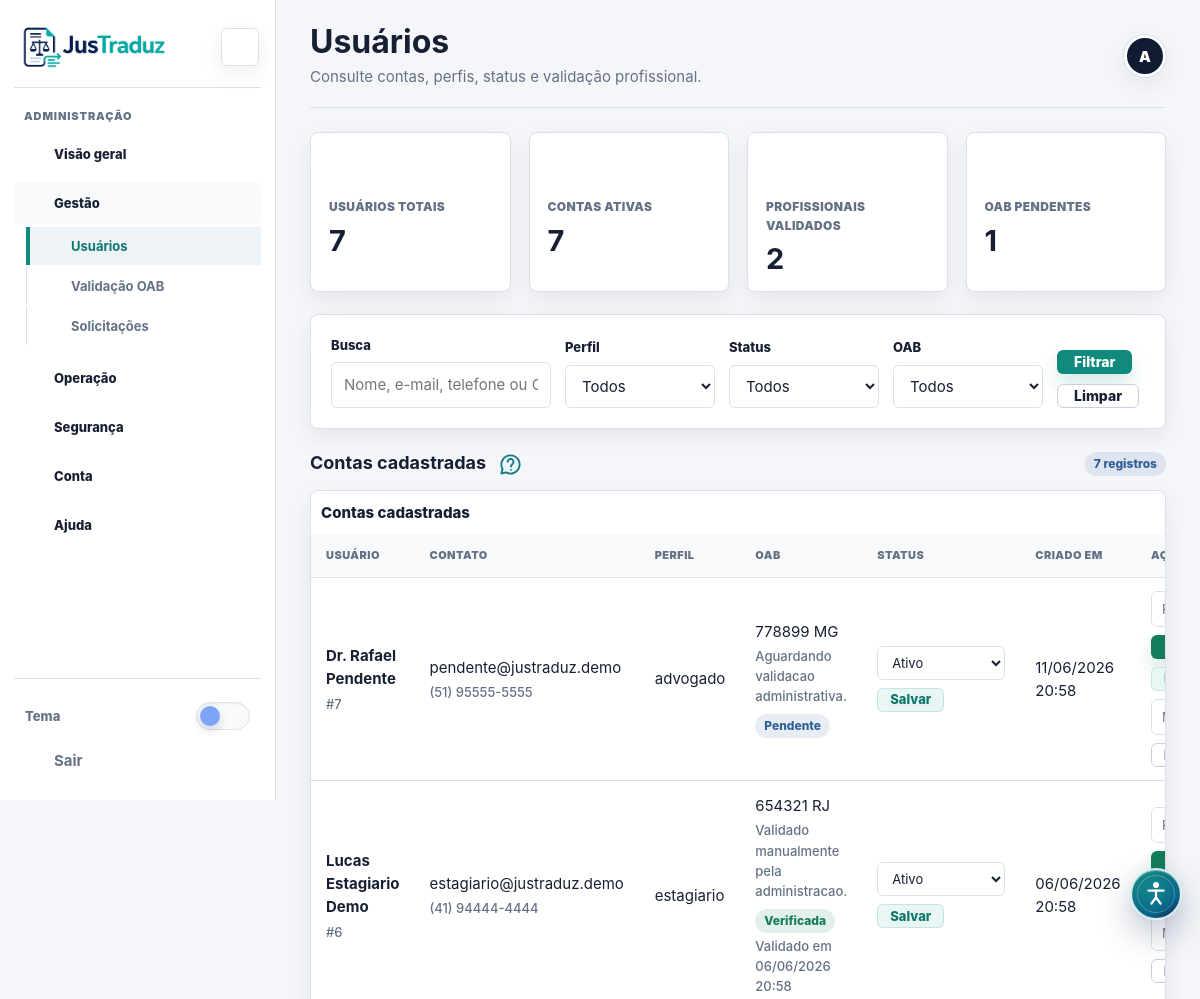
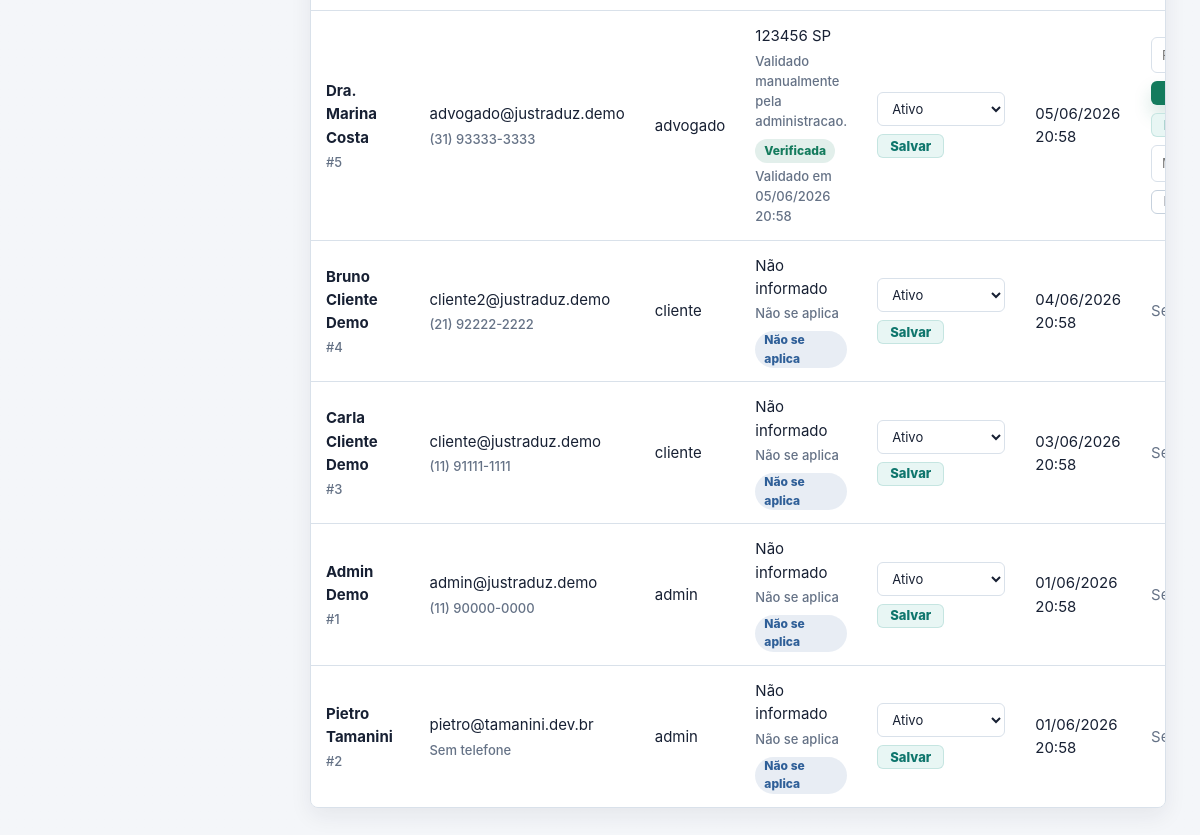
Screenshot of /frontend/admin/usuarios.php (signed in) with the database file from the repository (2 pictures, top to bottom).
### tables this page shows
CREATE TABLE IF NOT EXISTS users (
    id INT AUTO_INCREMENT PRIMARY KEY,
    nome VARCHAR(100) NOT NULL,
    email VARCHAR(100) UNIQUE NOT NULL,
    senha VARCHAR(255) NOT NULL,
    tipo ENUM('cliente', 'advogado', 'estagiario', 'admin') NOT NULL,
    
    oab VARCHAR(20),
    oab_uf VARCHAR(10),
    oab_status VARCHAR(50),
    oab_rejection_reason TEXT NULL,
    oab_submitted_at DATETIME NULL,
    oab_validated_at DATETIME NULL,
    oab_validated_by INT NULL,
    oab_parametro TEXT,
    oab_verificado BOOLEAN DEFAULT FALSE,

     
    oab_tipo VARCHAR(50),
    status_cna ENUM('pendente', 'verificado', 'invalido', 'nao_encontrado') DEFAULT 'pendente',
    cna_validado_em DATETIME NULL,
    cna_origem VARCHAR(50) NULL,
    cna_payload_cache TEXT NULL,
    cna_ultimo_erro TEXT NULL,
    cna_tentativas INT DEFAULT 0,
    
    telefone VARCHAR(25),
    cpf VARCHAR(14),
    foto_perfil VARCHAR(255),
    google_sub VARCHAR(255) UNIQUE,
    google_picture VARCHAR(255),
    google_linked_at DATETIME NULL,
    provider VARCHAR(30) NULL,
    profile_completed BOOLEAN DEFAULT TRUE,
    email_verified_at DATETIME NULL,
    status ENUM('ativo','inativo') DEFAULT 'ativo',
    created_at TIMESTAMP DEFAULT CURRENT_TIMESTAMP,
    updated_at DATETIME NULL DEFAULT NULL ON UPDATE CURRENT_TIMESTAMP,
    INDEX idx_users_tipo_status (tipo, status),
    INDEX idx_users_oab_status (oab_status),
    INDEX idx_users_provider (provider),
    INDEX idx_users_google_sub (google_sub),
    FOREIGN KEY (oab_validated_by) REFERENCES users(id) ON DELETE SET NULL
) DEFAULT CHARSET=utf8mb4;

### frontend/admin/usuarios.php (called while the page is built)
<?php
require dirname(__DIR__) . '/pages/admin/usuarios.php';

### frontend/app/support/database.php (called while the page is built, shortened)
<?php
function count_query(PDO $pdo, string $sql, array $params = []): int
{
    $stmt = $pdo->prepare($sql);
    $stmt->execute($params);
    return (int) $stmt->fetchColumn();
}
function fetch_all(PDO $pdo, string $sql, array $params = []): array
{
    $stmt = $pdo->prepare($sql);
    $stmt->execute($params);
    return $stmt->fetchAll();
}

### frontend/app/support/session.php (called while the page is built, shortened)
<?php
function is_logged_in(): bool
{
    return isset($_SESSION['logado']) && $_SESSION['logado'] === true;
}
function current_user_id(): int
{
    return (int) ($_SESSION['id'] ?? 0);
}

### frontend/app/support/http.php (called while the page is built, shortened)
<?php
function e(?string $value): string
{
    return htmlspecialchars((string) $value, ENT_QUOTES, 'UTF-8');
}

### backend/app/config/app.php (called while the page is built, shortened)
<?php
function app_base_path(): string
{
    static $basePath = null;
    if ($basePath !== null) {
        return $basePath;
    }
    $override = getenv('APP_BASE_PATH');
    if ($override !== false) {
        $basePath = rtrim('/' . trim((string) $override, '/'), '/');
        return $basePath === '/' ? '' : $basePath;
    }
    $basePath = '';
    return $basePath;
}
function app_url(string $path = ''): string
{
    $path = '/' . ltrim($path, '/');
    return app_base_path() . ($path === '/' ? '' : $path);
}

### frontend/pages/admin/usuarios.php (the view, shortened to what this page needs)
<?php
require_once dirname(__DIR__, 2) . '/app/bootstrap.php';
function admin_oab_label(array $user): string
{
    if (!in_array($user['tipo'], ['advogado', 'estagiario'], true)) {
        return 'Não se aplica';
    }
    if ((int) ($user['oab_verificado'] ?? 0) === 1) {
        return 'Verificada';
    }
    $status = (string) ($user['status_cna'] ?? 'pendente');
    return match ($status) {
        'invalido' => 'Inválida',
        'nao_encontrado' => 'Não encontrada',
        'verificado' => 'Verificada',
        default => 'Pendente',
    };
}
function admin_oab_badge_class(array $user): string
{
    if (!in_array($user['tipo'], ['advogado', 'estagiario'], true)) {
        return 'badge-info';
    }
    if ((int) ($user['oab_verificado'] ?? 0) === 1 || ($user['status_cna'] ?? '') === 'verificado') {
        return 'badge-success';
    }
    return 'badge-info';
}
$q = trim((string) ($_GET['q'] ?? ''));
$params = [];
$sql = 'SELECT id, nome, email, tipo, telefone, oab, oab_uf, oab_status, oab_verificado, status_cna, cna_validado_em, cna_origem, cna_ultimo_erro, status, created_at FROM users';
$sql .= ' ORDER BY created_at DESC';
$users = fetch_all($pdo, $sql, $params);
$userTotal = count_query($pdo, 'SELECT COUNT(*) FROM users');
$activeTotal = count_query($pdo, "SELECT COUNT(*) FROM users WHERE status = 'ativo'");
$verifiedProfessionalTotal = count_query($pdo, "SELECT COUNT(*) FROM users WHERE tipo IN ('advogado', 'estagiario') AND oab_verificado = TRUE");
$pendingProfessionalTotal = count_query(
    $pdo,
    "SELECT COUNT(*) FROM users
     WHERE tipo IN ('advogado', 'estagiario')
       AND oab_verificado = FALSE
       AND COALESCE(status_cna, 'pendente') = 'pendente'
       AND COALESCE(oab, '') <> ''
       AND COALESCE(oab_uf, '') <> ''"
);
?>
<!DOCTYPE html>
<html lang="pt-BR">
<head>
  <link rel="stylesheet" href="../assets/css/style.css?v=sidebar-open-button-1">
</head>
<body>
  <div class="app-shell admin-shell">
    <main class="app-main">
      <?php render_topbar('Usuários', 'Consulte contas, perfis, status e validação profissional.', current_user_name()); ?>
      <section class="grid grid-4">
        <?= stat_card('Usuários totais', $userTotal, 'users') ?>
        <?= stat_card('Contas ativas', $activeTotal, 'check') ?>
        <?= stat_card('Profissionais validados', $verifiedProfessionalTotal, 'shield') ?>
        <?= stat_card('OAB pendentes', $pendingProfessionalTotal, 'help') ?>
      </section>
      <form class="card admin-filter admin-filter-wide" method="get">
        <div class="field">
          <label for="q">Busca</label>
          <input class="input" id="q" name="q" value="<?= e($q) ?>" placeholder="Nome, e-mail, telefone ou OAB">
        </div>
        <div class="field">
          <label for="tipo">Perfil</label>
          <select class="select" id="tipo" name="tipo">
            <option value="">Todos</option>
          </select>
        </div>
        <div class="field">
          <label for="status">Status</label>
          <select class="select" id="status" name="status">
            <option value="">Todos</option>
          </select>
        </div>
        <div class="field">
          <label for="oab">OAB</label>
          <select class="select" id="oab" name="oab">
            <option value="">Todos</option>
          </select>
        </div>
        <div class="form-actions">
          <button class="btn btn-primary" type="submit">Filtrar</button>
          <a class="btn btn-outline" href="usuarios.php">Limpar</a>
        </div>
      </form>
      <section class="dash-section">
        <div class="dash-section-title">
          <h2>Contas cadastradas</h2>
          <span class="badge badge-info"><?= e((string) count($users)) ?> registros</span>
        </div>
        <?php if (!$users): ?>
          <?= empty_state('Nenhum usuário encontrado para os filtros selecionados.') ?>
        <?php else: ?>
          <div class="table-wrap">
            <table class="table admin-users-table">
              <thead><tr><th>Usuário</th><th>Contato</th><th>Perfil</th><th>OAB</th><th>Status</th><th>Criado em</th><th>Ações</th></tr></thead>
              <tbody>
                <?php foreach ($users as $user): ?>
                  <?php $isProfessional = in_array($user['tipo'], ['advogado', 'estagiario'], true); ?>
                  <tr>
                    <td><strong><?= e($user['nome']) ?></strong><span class="table-subtext">#<?= (int) $user['id'] ?></span></td>
                    <td><?= e($user['email']) ?><span class="table-subtext"><?= e($user['telefone'] ?: 'Sem telefone') ?></span></td>
                    <td><?= e($user['tipo']) ?></td>
                    <td>
                      <?= e(trim(($user['oab'] ?? '') . ' ' . ($user['oab_uf'] ?? '')) ?: 'Não informado') ?>
                      <span class="table-subtext"><?= e($user['oab_status'] ?: admin_oab_label($user)) ?></span>
                      <span class="badge <?= e(admin_oab_badge_class($user)) ?> mt-8"><?= e(admin_oab_label($user)) ?></span>
                      <?php if (!empty($user['cna_validado_em'])): ?>
                        <span class="table-subtext">Validado em <?= e(date('d/m/Y H:i', strtotime($user['cna_validado_em']))) ?></span>
                      <?php endif; ?>
                    </td>
                    <td>
                      <form class="action-form action-form-stack" action="<?= e(app_url('/backend/public/index.php?rota=/admin/users/status')) ?>" method="post">
                        <select class="select select-sm" name="status" aria-label="Status de <?= e($user['nome']) ?>">
                          <option value="ativo" <?= $user['status'] === 'ativo' ? 'selected' : '' ?>>Ativo</option>
                        </select>
                        <button class="btn btn-soft btn-sm" type="submit">Salvar</button>
                      </form>
                    </td>
                    <td><?= e(date('d/m/Y H:i', strtotime($user['created_at']))) ?></td>
                    <td>
                      <?php if (!$isProfessional): ?>
                        <span class="text-muted">Sem ação OAB</span>
                      <?php else: ?>
                        <div class="stacked-actions">
                          <form class="action-form" action="<?= e(app_url('/backend/public/index.php?rota=/admin/professionals/oab')) ?>" method="post">
                            <input class="input admin-reason-input" name="justificativa" placeholder="Fonte da validação" required>
                            <button class="btn btn-success btn-sm" type="submit"><?= icon_svg('check') ?> Aprovar</button>
                          </form>
                          <form class="action-form" action="<?= e(app_url('/backend/public/index.php?rota=/admin/professionals/oab')) ?>" method="post">
                            <button class="btn btn-soft btn-sm" type="submit">Revisar</button>
                          </form>
                          <form class="action-form action-form-stack" action="<?= e(app_url('/backend/public/index.php?rota=/admin/professionals/oab')) ?>" method="post" onsubmit="return confirm('Reprovar está OAB vai excluir a conta do profissional. Continuar?');">
                            <input class="input admin-reason-input" name="justificativa" placeholder="Motivo da reprovação" required>
                            <button class="btn btn-outline btn-sm" type="submit">Excluir por OAB inválida</button>
                          </form>
                        </div>
                      <?php endif; ?>
                    </td>
                  </tr>
                <?php endforeach; ?>
              </tbody>
            </table>
          </div>
        <?php endif; ?>
      </section>
    </main>
  </div>
</body>
</html>

### frontend/assets/css/base.css (style rules this page uses)
:root { --navy: #172033; --navy-2: #24324a; --teal: #118a7e; --teal-2: #0f766d; --mint: #e8f6f4; --bg: #f4f6f9; --surface: #ffffff; --surface-2: #f8fafc; --surface-3: #eef3f8; --line: #d9e1ea; --line-strong: #c6d1dd; --text: #172033; --muted: #657286; --danger: #c2413a; --warning: #a86716; --success: #147b5d; --info: #2f5f98; --shadow: 0 22px 48px rgba(23, 32, 51, .12); --shadow-sm: 0 8px 22px rgba(23, 32, 51, .07); --avatar-bg: #0f1b33; --avatar-text: #ffffff; --avatar-ring: #ffffff; --radius: 8px; --radius-sm: 6px; --font: "Inter", "Segoe UI", Roboto, Arial, sans-serif; }
* { box-sizing: border-box; }
html { scroll-behavior: smooth; }
body { margin: 0; min-height: 100vh; background: var(--bg); color: var(--text); font-family: var(--font); font-size: 15px; line-height: 1.55; text-rendering: optimizeLegibility; }
a { color: inherit; text-decoration: none; }
button, input, select, textarea { font: inherit; }
button { cursor: pointer; }
.btn { display: inline-flex; align-items: center; justify-content: center; min-height: 40px; padding: 0 18px; border-radius: var(--radius-sm); border: 1px solid transparent; font-size: 14px; font-weight: 700; transition: transform .2s ease, box-shadow .2s ease, background-color .2s ease, border-color .2s ease, color .2s ease; }
.btn-sm { min-height: 34px; padding: 0 14px; font-size: 13px; }
.btn-primary { background: var(--teal); color: #fff; border-color: var(--teal); box-shadow: 0 10px 22px rgba(17, 138, 126, .18); }
.btn-outline { background: var(--surface); color: var(--navy); border-color: var(--line-strong); }
.badge { display: inline-flex; align-items: center; border-radius: 999px; padding: 5px 10px; font-size: 12px; font-weight: 800; }
.badge-success { background: rgba(20, 123, 93, .11); color: var(--success); }
.grid { display: grid; gap: 18px; isolation: isolate; }
.grid-4 { grid-template-columns: repeat(4, 1fr); }
.card { background: var(--surface); border: 1px solid var(--line); border-radius: 12px; padding: 22px; box-shadow: 0 1px 0 rgba(23, 32, 51, .02); }
.form-actions { display: flex; }

### frontend/assets/css/layout.css (style rules this page uses)
.grid { display: grid; gap: 18px; }
.grid-4 { grid-template-columns: repeat(4, minmax(0, 1fr)); }

### frontend/assets/css/dashboard.css (style rules this page uses)
.app-shell { --sidebar-width: 276px; --sidebar-collapsed-width: 78px; display: grid; grid-template-columns: var(--sidebar-width) minmax(0, 1fr); min-height: 100vh; background: linear-gradient(180deg, color-mix(in srgb, var(--bg) 92%, transparent), var(--bg)), var(--bg); }
.app-shell.sidebar-ready { transition: grid-template-columns .24s cubic-bezier(.2, .8, .2, 1); }
.app-main { min-width: 0; max-width: 1480px; width: 100%; margin: 0 auto; padding: 28px 34px 44px; }
.dash-section { margin-top: 22px; }
.dash-section-title { display: flex; justify-content: space-between; align-items: center; gap: 14px; margin-bottom: 12px; }
.dash-section-title h2 { margin: 0; color: var(--navy); font-size: 18px; line-height: 1.25; }
.review-actions, .stacked-actions { display: flex; align-items: center; gap: 8px; flex-wrap: wrap; }
.admin-filter { display: grid; grid-template-columns: minmax(180px, 260px) minmax(180px, 260px) auto; align-items: end; gap: 14px; margin-top: 22px; }
.admin-filter-wide, .admin-filter-documents, .admin-filter-requests { grid-template-columns: minmax(220px, 1.2fr) repeat(3, minmax(150px, .7fr)) auto; }
.action-form-stack { align-items: flex-start; flex-direction: column; }
.admin-reason-input { min-width: 190px; min-height: 34px; padding: 7px 10px; font-size: 13px; }
.table td strong { display: block; color: var(--navy); }
.table-subtext, .compact-table td span:not(.badge) { display: block; margin-top: 3px; color: var(--muted); font-size: 13px; font-weight: 500; }

### frontend/assets/css/accessibility.css (style rules this page uses)
:root { --floating-a11y-size: 52px; --floating-a11y-gap: 12px; --floating-a11y-right: 18px; }
button, .btn, input[type="checkbox"], input[type="radio"], .social-icon, .help-dot { min-width: 24px; min-height: 24px; }

### rows the page displays
users: nome "Dr. Rafael Pendente", id "7", email "pendente@justraduz.demo", telefone "(51) 95555-5555", tipo "advogado", oab+oab_uf "778899 MG", oab_status "Aguardando validacao administrativa.", status_cna "Pendente", status "Ativo", created_at "11/06/2026 20:58"
users: nome "Lucas Estagiario Demo", id "6", email "estagiario@justraduz.demo", telefone "(41) 94444-4444", tipo "estagiario", oab+oab_uf "654321 RJ", oab_status "Validado manualmente pela administracao.", oab_verificado "Verificada", cna_validado_em "06/06/2026 20:58", status "Ativo", created_at "06/06/2026 20:58"
users: nome "Dra. Marina Costa", id "5", email "advogado@justraduz.demo", telefone "(31) 93333-3333", tipo "advogado", oab+oab_uf "123456 SP", oab_status "Validado manualmente pela administracao.", oab_verificado "Verificada", cna_validado_em "05/06/2026 20:58", status "Ativo", created_at "05/06/2026 20:58"
users: nome "Bruno Cliente Demo", id "4", email "cliente2@justraduz.demo", telefone "(21) 92222-2222", tipo "cliente", oab+oab_uf "Não informado", oab_status+tipo "Não se aplica", tipo "Não se aplica", status "Ativo", created_at "04/06/2026 20:58", shows "Sem ação OAB"
users: nome "Carla Cliente Demo", id "3", email "cliente@justraduz.demo", telefone "(11) 91111-1111", tipo "cliente", oab+oab_uf "Não informado", oab_status+tipo "Não se aplica", tipo "Não se aplica", status "Ativo", created_at "03/06/2026 20:58", shows "Sem ação OAB"
users: nome "Admin Demo", id "1", email "admin@justraduz.demo", telefone "(11) 90000-0000", tipo "admin", oab+oab_uf "Não informado", oab_status+tipo "Não se aplica", tipo "Não se aplica", status "Ativo", created_at "01/06/2026 20:58", shows "Sem ação OAB"
users: nome "Pietro Tamanini", id "2", email "pietro@tamanini.dev.br", telefone "Sem telefone", tipo "admin", oab+oab_uf "Não informado", oab_status+tipo "Não se aplica", tipo "Não se aplica", status "Ativo", created_at "01/06/2026 20:58", shows "Sem ação OAB"

### other values shown
$label "ADMINISTRAÇÃO"
$module['label'] "Visão geral"
$module['label'] "Gestão"
$item['label'] "Usuários"
$item['label'] "Validação OAB"
$item['label'] "Solicitações"
$module['label'] "Operação"
$module['label'] "Segurança"
$module['label'] "Conta"
$title "Usuários"
$subtitle "Consulte contas, perfis, status e validação profissional."
$initial "A"
$label "USUÁRIOS TOTAIS CONTAS ATIVAS PROFISSIONAIS VALIDADOS OAB PENDENTES"
$value "7 7 2 1"
count($users) "7"
